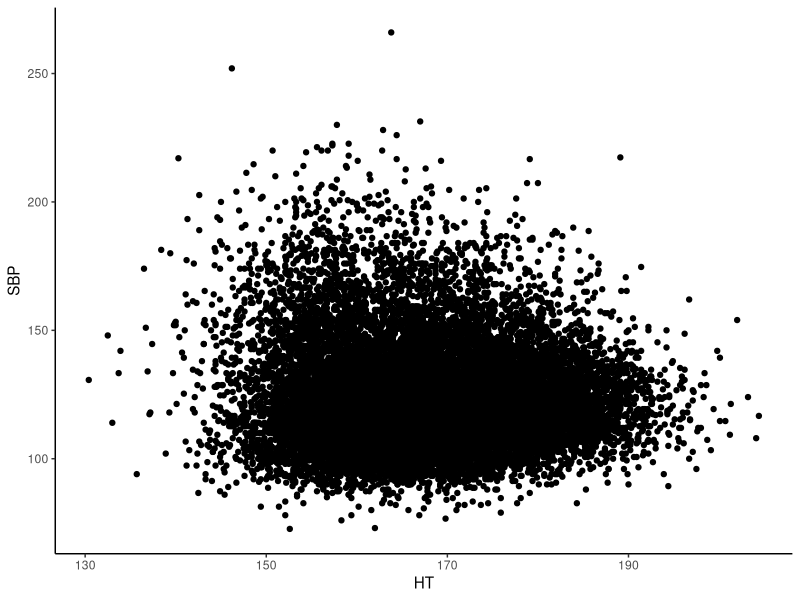
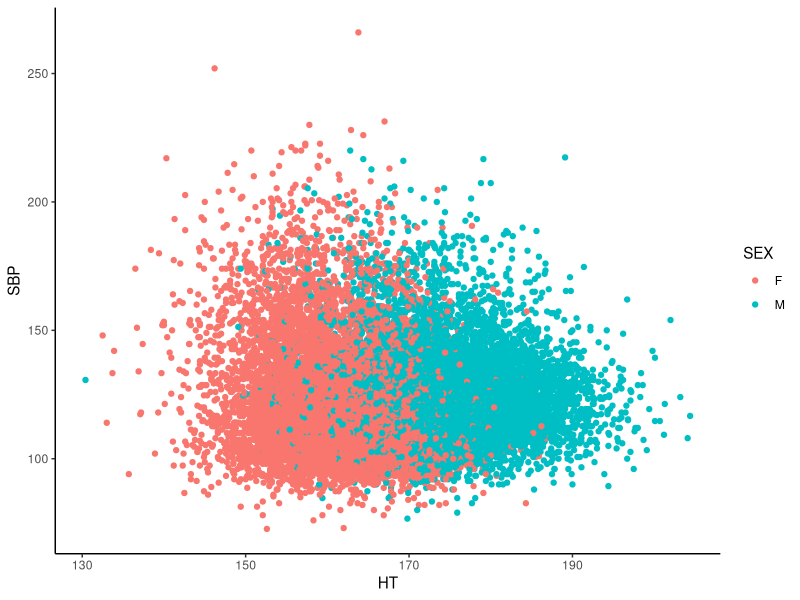
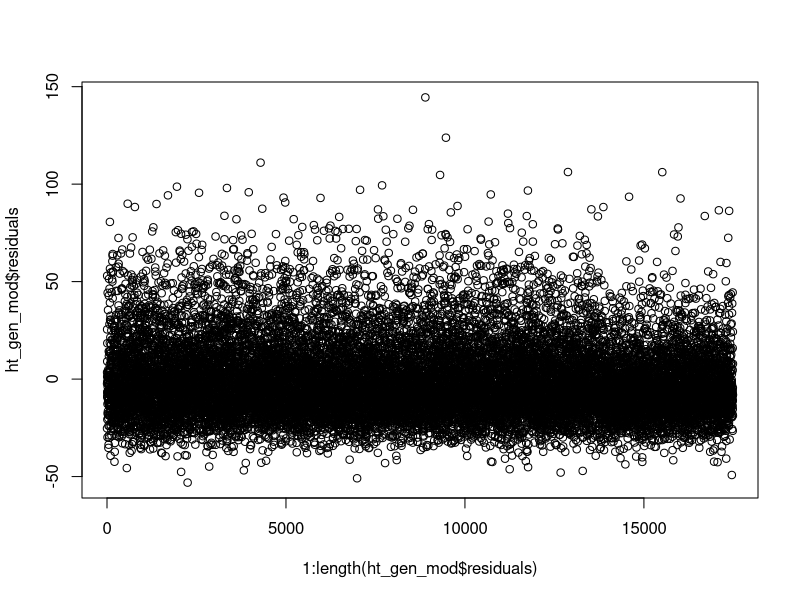
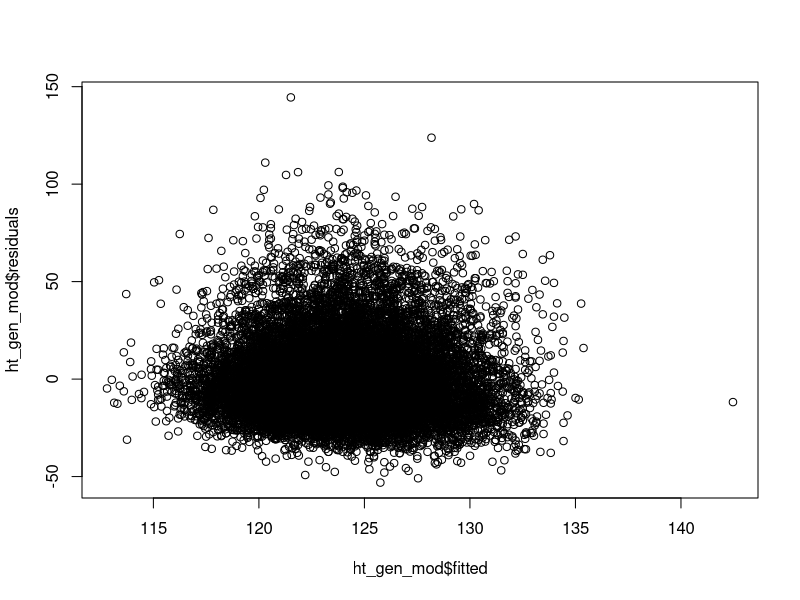
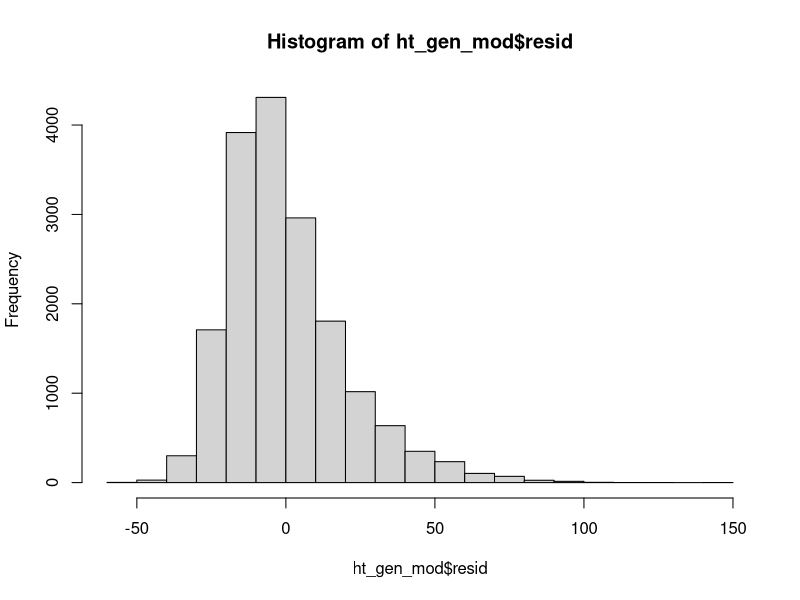
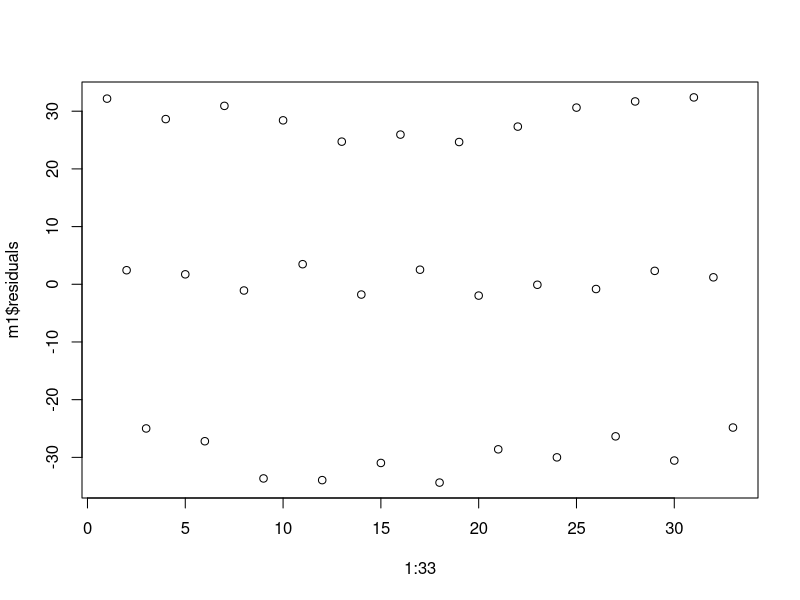
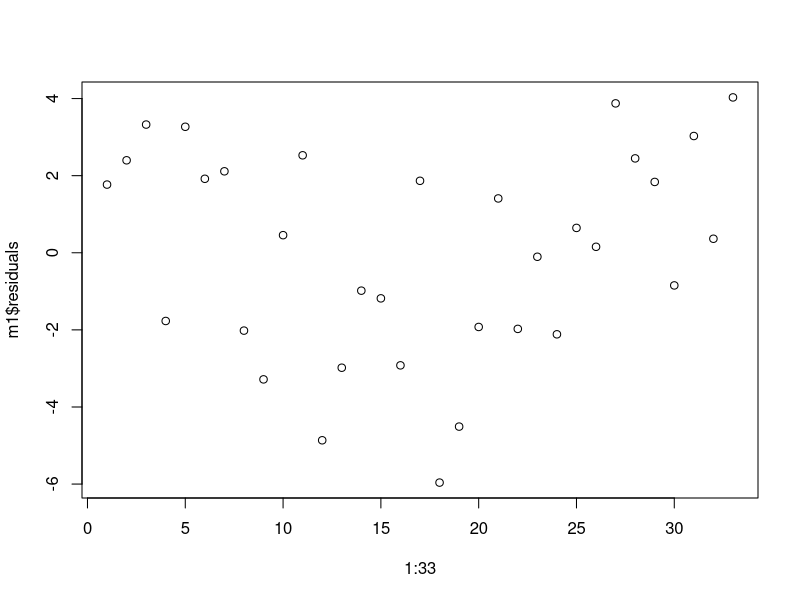
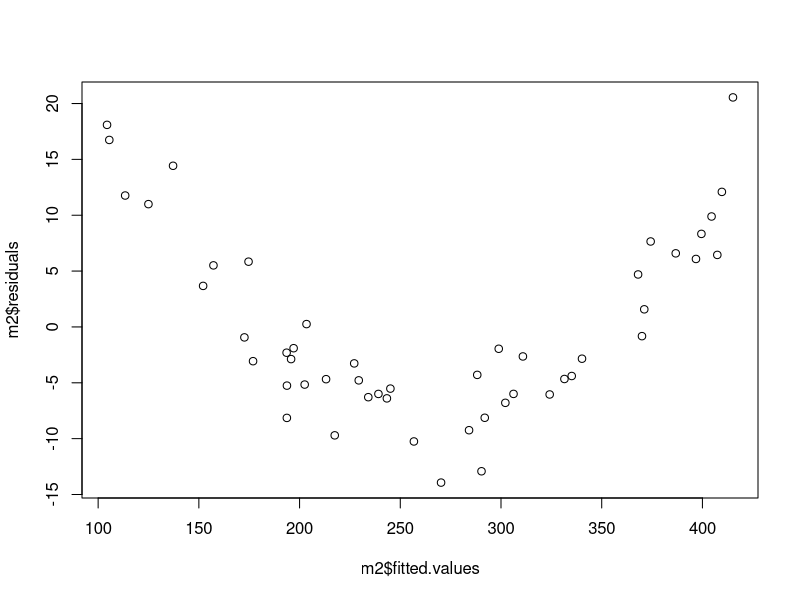

Write the R code that produced these figures, in order.
## ---- chunk 1
library(tidyverse)
## ---- chunk 2
bp_dat<-read_csv("./data/blood_pressure.csv")
ht_mod=lm(SBP~HT,
         data = bp_dat)
summary(ht_mod)
## ---- chunk 3
bp_dat%>%
  ggplot(aes(x=`HT`,
             y=`SBP`))+
  geom_point()+
  theme_classic()
## ---- chunk 4
bp_dat%>%
  ggplot(aes(x=`HT`,
             y=`SBP`))+
  geom_point(aes(colour = SEX))+
  theme_classic()
## ---- chunk 5
ht_gen_mod=lm(SBP~HT+SEX,
         data = bp_dat)
summary(ht_gen_mod)
## ---- chunk 6
plot(1:length(ht_gen_mod$residuals),ht_gen_mod$residuals)
## ---- chunk 7
plot(ht_gen_mod$fitted,ht_gen_mod$residuals)
## ---- chunk 8
hist(ht_gen_mod$resid)
## ---- chunk 9
x=runif(33,10,20)
x2=rep(c(3,0,-3),11)
y=2*x+10*x2+rnorm(33,10,3)
m1=lm(y~x)
plot(1:33,m1$residuals)
## ---- chunk 10
m1=lm(y~x+x2)
plot(1:33,m1$residuals)
## ---- chunk 11
x=runif(50,10,20)
y2=x+x^2+rnorm(50,10,3)
m2=lm(y2~x)
plot(m2$fitted.values,m2$residuals)
## ---- chunk 12
m2=lm(y2~x+I(x^2))
plot(m2$fitted.values,m2$residuals)
## ---- chunk 13
x=sort(runif(500,10,20))
y3=x+rnorm(500,rep(0,500),1:500)
m3=lm(y3~x)
plot(m3$fitted.values,m3$residuals)
## ---- chunk 14
x=runif(500,10,20)
y4=x+rexp(500,.1)
m4=lm(y4~x)
hist(m4$residuals)
